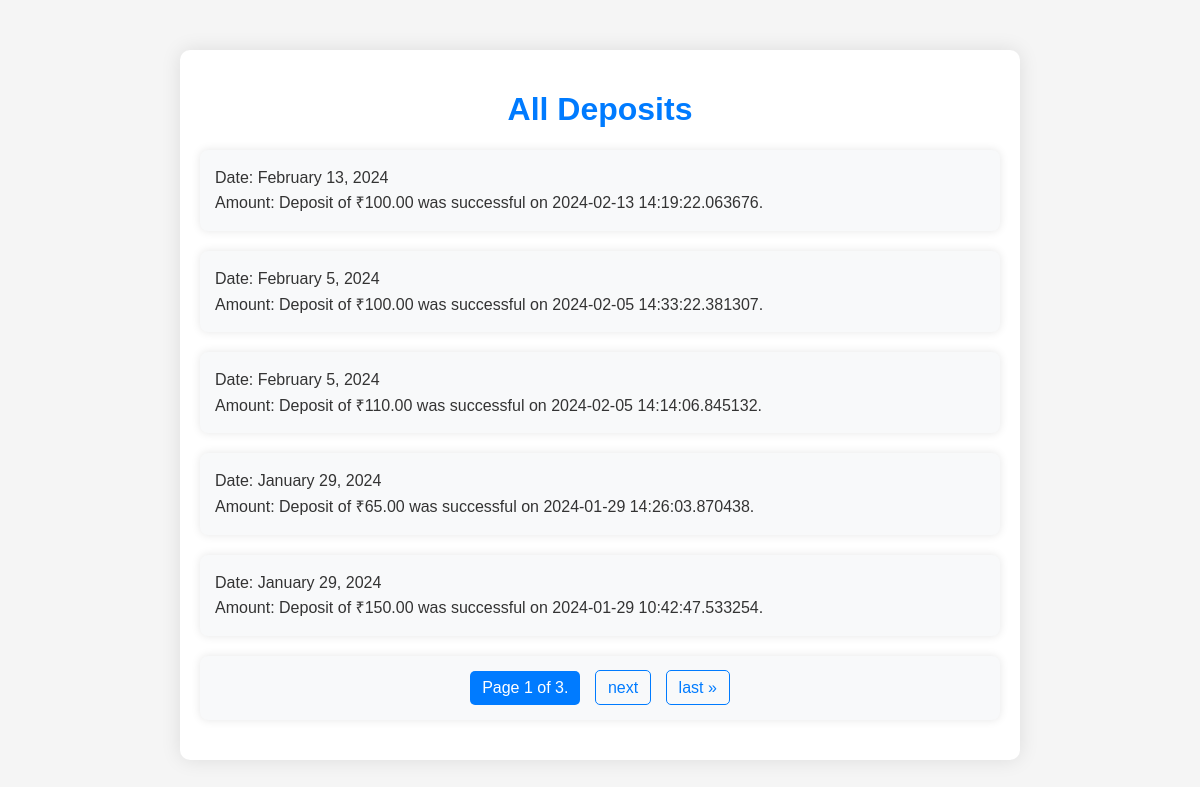
Page /view_all_deposits/ (signed in) on the committed database.
### DiceApp/models.py (models this page shows, shortened)
class DepositMessage(models.Model):
    user = models.ForeignKey(User, on_delete=models.CASCADE)
    message = models.CharField(max_length=255)
    date = models.DateTimeField(auto_now_add=False)

### DiceApp/views.py (the view)
# urls.py: path('view_all_deposits/', views.view_all_deposits, name='view_all_deposits'),
@login_required
def view_all_deposits(request):
    user = request.user
    deposit_messages = DepositMessage.objects.filter(user=user).order_by('-date')
    paginator = Paginator(deposit_messages, 5)
    page = request.GET.get('page')
    try:
        deposit_messages = paginator.page(page)
    except PageNotAnInteger:
        deposit_messages = paginator.page(1)
    except EmptyPage:
        deposit_messages = paginator.page(paginator.num_pages)
    return render(request, 'DiceApp/all_deposits.html', {'deposit_messages': deposit_messages})

### DiceApp/templates/DiceApp/all_deposits.html (shortened to what this page needs)
<!DOCTYPE html>
<html lang="en">
<head>
</head>
<body>
    <div class="container">
        <h1>All Deposits</h1>
        {% if deposit_messages %}
    {% for message in deposit_messages %}
        <div>
            <p>Date: {{ message.date|date:"F j, Y" }}</p>
            <p>Amount: {{ message.message }}</p>
        </div>
    {% endfor %}
    <div class="pagination">
        <span class="step-links">
            <span class="current">
                Page {{ deposit_messages.number }} of {{ deposit_messages.paginator.num_pages }}.
            </span>
            {% if deposit_messages.has_next %}
                <a href="?page={{ deposit_messages.next_page_number }}">next</a>
                <a href="?page={{ deposit_messages.paginator.num_pages }}">last &raquo;</a>
            {% endif %}
        </span>
    </div>
{% else %}
    <p>No deposit messages available.</p>
{% endif %}
    </div>
</body>
</html>

### DiceApp/templates/DiceApp/all_deposits.html (style rules this page uses)
body { font-family: 'Arial', sans-serif; margin: 0; padding: 0; background-color: #f5f5f5; color: #333; }
.container { max-width: 800px; margin: 50px auto; padding: 20px; background-color: #fff; border-radius: 10px; box-shadow: 0 0 20px rgba(0, 0, 0, 0.1); }
h1 { color: #007bff; text-align: center; }
div { margin-bottom: 20px; padding: 15px; background-color: #f8f9fa; border-radius: 8px; box-shadow: 0 0 10px rgba(0, 0, 0, 0.1); transition: box-shadow 0.3s ease; position: relative; }
p { margin: 0; line-height: 1.6; }
.pagination { margin-top: 20px; text-align: center; }
.step-links { display: inline-block; }
.step-links a { color: #007bff; text-decoration: none; padding: 8px 12px; border: 1px solid #007bff; border-radius: 5px; margin: 0 5px; transition: background-color 0.3s ease; }
.current { display: inline-block; padding: 8px 12px; background-color: #007bff; color: #fff; border-radius: 5px; margin: 0 5px; }

### rows in the picture
DepositMessage: date "February 13, 2024", message "Deposit of ₹100.00 was successful on 2024-02-13 14:19:22.063676."
DepositMessage: date "February 5, 2024", message "Deposit of ₹100.00 was successful on 2024-02-05 14:33:22.381307."
DepositMessage: date "February 5, 2024", message "Deposit of ₹110.00 was successful on 2024-02-05 14:14:06.845132."
DepositMessage: date "January 29, 2024", message "Deposit of ₹65.00 was successful on 2024-01-29 14:26:03.870438."
DepositMessage: date "January 29, 2024", message "Deposit of ₹150.00 was successful on 2024-01-29 10:42:47.533254."

### other values in the picture
{{ deposit_messages.number }} "1"
{{ deposit_messages.paginator.num_pages }} "3"
